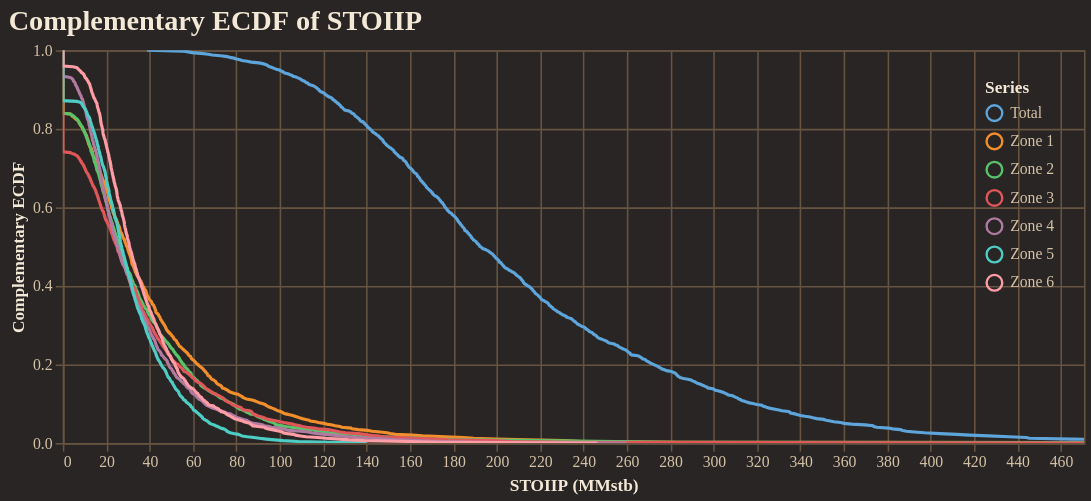

This figure's notebook cell:
### Code cell
fig = reporter.plotter.prospect_volumetric_ecdf_plot(
    figsize=(650, 250),
    backend=PLOTTING_BACKEND
)
fig.show()

### Figure 1 — Vega-Lite specification as saved in the notebook (floating-point values rounded to 4 significant figures; data arrays with more than 128 entries replaced by an {"elided": "..."} marker saying what was removed)
{"config": {"background": "#292524", "view": {"fill": "#292524", "stroke": "#665340"}, "title": {"color": "#f4e9d7", "font": "Merriweather", "fontSize": 18, "fontWeight": 600, "subtitleColor": "#d5c2a6", "anchor": "start"}, "axis": {"domainColor": "#665340", "gridColor": "#665340", "tickColor": "#665340", "labelColor": "#d5c2a6", "titleColor": "#f4e9d7", "labelFont": "Merriweather", "titleFont": "Merriweather"}, "legend": {"titleColor": "#f4e9d7", "labelColor": "#d5c2a6", "labelFont": "Merriweather", "titleFont": "Merriweather", "orient": "top-right", "symbolType": "circle"}, "header": {"labelColor": "#d5c2a6", "titleColor": "#f4e9d7", "labelFont": "Merriweather", "titleFont": "Merriweather"}, "mark": {"color": "#c78d3b"}, "line": {"color": "#c78d3b"}, "bar": {"color": "#c78d3b"}, "point": {"color": "#ddb06d"}, "area": {"color": "#c78d3b", "opacity": 0.35}, "text": {"color": "#f4e9d7", "font": "Merriweather"}, "range": {"category": ["#5DA5DA", "#F28E2B", "#59C36A", "#E15759", "#B07AA1", "#4ECDC4", "#FF9DA7", "#EDC948"]}}, "layer": [{"mark": {"type": "line", "clip": true, "strokeWidth": 2}, "encoding": {"color": {"field": "series", "title": "Series", "type": "nominal"}, "tooltip": [{"field": "series", "title": "Series", "type": "nominal"}, {"field": "stoiip_mmstb", "format": ",.2f", "title": "STOIIP (MMstb)", "type": "quantitative"}, {"field": "exceedance_probability", "format": ".3f", "title": "Exceedance", "type": "quantitative"}], "x": {"field": "stoiip_mmstb", "title": "STOIIP (MMstb)", "type": "quantitative"}, "y": {"field": "exceedance_probability", "scale": {"domain": [0, 1]}, "title": "Complementary ECDF", "type": "quantitative"}}}], "data": {"name": "data-93f9fac9917f1147e7e18e9fa5644a17"}, "encoding": {"x": {"field": "stoiip_mmstb", "scale": {"domain": [0, 470.7]}, "type": "quantitative"}}, "height": 250, "title": "Complementary ECDF of STOIIP", "width": 650, "$schema": "https://vega.github.io/schema/vega-lite/v5.20.1.json", "datasets": {"data-93f9fac9917f1147e7e18e9fa5644a17": {"elided": "3500 records"}}}
